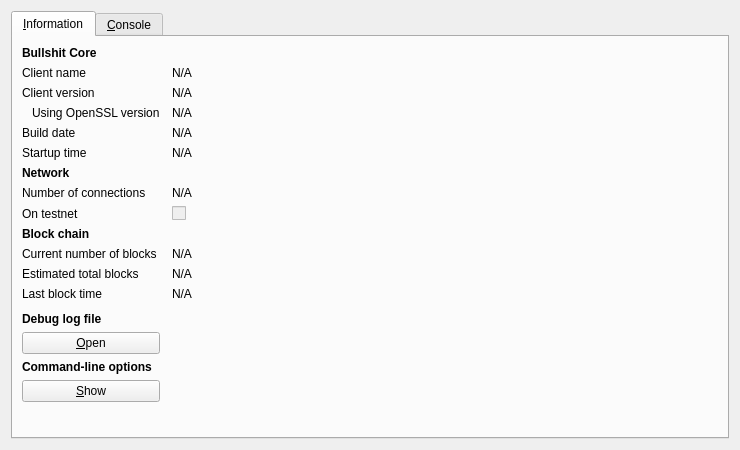
<?xml version="1.0" encoding="UTF-8"?>
<ui version="4.0">
 <class>RPCConsole</class>
 <widget class="QDialog" name="RPCConsole">
  <property name="geometry">
   <rect>
    <x>0</x>
    <y>0</y>
    <width>740</width>
    <height>450</height>
   </rect>
  </property>
  <property name="windowTitle">
   <string>Bullshit - Debug window</string>
  </property>
  <layout class="QVBoxLayout" name="verticalLayout_2">
   <item>
    <widget class="QTabWidget" name="tabWidget">
     <property name="currentIndex">
      <number>0</number>
     </property>
     <widget class="QWidget" name="tab_info">
      <attribute name="title">
       <string>&amp;Information</string>
      </attribute>
      <layout class="QGridLayout" name="gridLayout" columnstretch="0,1">
       <property name="horizontalSpacing">
        <number>12</number>
       </property>
       <item row="0" column="0">
        <widget class="QLabel" name="label_9">
         <property name="font">
          <font>
           <weight>75</weight>
           <bold>true</bold>
          </font>
         </property>
         <property name="text">
          <string>Bullshit Core</string>
         </property>
        </widget>
       </item>
       <item row="1" column="0">
        <widget class="QLabel" name="label_5">
         <property name="text">
          <string>Client name</string>
         </property>
        </widget>
       </item>
       <item row="1" column="1">
        <widget class="QLabel" name="clientName">
         <property name="cursor">
          <cursorShape>IBeamCursor</cursorShape>
         </property>
         <property name="text">
          <string>N/A</string>
         </property>
         <property name="textFormat">
          <enum>Qt::PlainText</enum>
         </property>
         <property name="textInteractionFlags">
          <set>Qt::LinksAccessibleByMouse|Qt::TextSelectableByKeyboard|Qt::TextSelectableByMouse</set>
         </property>
        </widget>
       </item>
       <item row="2" column="0">
        <widget class="QLabel" name="label_6">
         <property name="text">
          <string>Client version</string>
         </property>
        </widget>
       </item>
       <item row="2" column="1">
        <widget class="QLabel" name="clientVersion">
         <property name="cursor">
          <cursorShape>IBeamCursor</cursorShape>
         </property>
         <property name="text">
          <string>N/A</string>
         </property>
         <property name="textFormat">
          <enum>Qt::PlainText</enum>
         </property>
         <property name="textInteractionFlags">
          <set>Qt::LinksAccessibleByMouse|Qt::TextSelectableByKeyboard|Qt::TextSelectableByMouse</set>
         </property>
        </widget>
       </item>
       <item row="3" column="0">
        <widget class="QLabel" name="label_14">
         <property name="text">
          <string>Using OpenSSL version</string>
         </property>
         <property name="indent">
          <number>10</number>
         </property>
        </widget>
       </item>
       <item row="3" column="1">
        <widget class="QLabel" name="openSSLVersion">
         <property name="cursor">
          <cursorShape>IBeamCursor</cursorShape>
         </property>
         <property name="text">
          <string>N/A</string>
         </property>
         <property name="textFormat">
          <enum>Qt::PlainText</enum>
         </property>
         <property name="textInteractionFlags">
          <set>Qt::LinksAccessibleByMouse|Qt::TextSelectableByKeyboard|Qt::TextSelectableByMouse</set>
         </property>
        </widget>
       </item>
       <item row="4" column="0">
        <widget class="QLabel" name="label_12">
         <property name="text">
          <string>Build date</string>
         </property>
        </widget>
       </item>
       <item row="4" column="1">
        <widget class="QLabel" name="buildDate">
         <property name="cursor">
          <cursorShape>IBeamCursor</cursorShape>
         </property>
         <property name="text">
          <string>N/A</string>
         </property>
         <property name="textFormat">
          <enum>Qt::PlainText</enum>
         </property>
         <property name="textInteractionFlags">
          <set>Qt::LinksAccessibleByMouse|Qt::TextSelectableByKeyboard|Qt::TextSelectableByMouse</set>
         </property>
        </widget>
       </item>
       <item row="5" column="0">
        <widget class="QLabel" name="label_13">
         <property name="text">
          <string>Startup time</string>
         </property>
        </widget>
       </item>
       <item row="5" column="1">
        <widget class="QLabel" name="startupTime">
         <property name="cursor">
          <cursorShape>IBeamCursor</cursorShape>
         </property>
         <property name="text">
          <string>N/A</string>
         </property>
         <property name="textFormat">
          <enum>Qt::PlainText</enum>
         </property>
         <property name="textInteractionFlags">
          <set>Qt::LinksAccessibleByMouse|Qt::TextSelectableByKeyboard|Qt::TextSelectableByMouse</set>
         </property>
        </widget>
       </item>
       <item row="6" column="0">
        <widget class="QLabel" name="label_11">
         <property name="font">
          <font>
           <weight>75</weight>
           <bold>true</bold>
          </font>
         </property>
         <property name="text">
          <string>Network</string>
         </property>
        </widget>
       </item>
       <item row="7" column="0">
        <widget class="QLabel" name="label_7">
         <property name="text">
          <string>Number of connections</string>
         </property>
        </widget>
       </item>
       <item row="7" column="1">
        <widget class="QLabel" name="numberOfConnections">
         <property name="cursor">
          <cursorShape>IBeamCursor</cursorShape>
         </property>
         <property name="text">
          <string>N/A</string>
         </property>
         <property name="textFormat">
          <enum>Qt::PlainText</enum>
         </property>
         <property name="textInteractionFlags">
          <set>Qt::LinksAccessibleByMouse|Qt::TextSelectableByKeyboard|Qt::TextSelectableByMouse</set>
         </property>
        </widget>
       </item>
       <item row="8" column="0">
        <widget class="QLabel" name="label_8">
         <property name="text">
          <string>On testnet</string>
         </property>
        </widget>
       </item>
       <item row="8" column="1">
        <widget class="QCheckBox" name="isTestNet">
         <property name="enabled">
          <bool>false</bool>
         </property>
         <property name="text">
          <string/>
         </property>
        </widget>
       </item>
       <item row="9" column="0">
        <widget class="QLabel" name="label_10">
         <property name="font">
          <font>
           <weight>75</weight>
           <bold>true</bold>
          </font>
         </property>
         <property name="text">
          <string>Block chain</string>
         </property>
        </widget>
       </item>
       <item row="10" column="0">
        <widget class="QLabel" name="label_3">
         <property name="text">
          <string>Current number of blocks</string>
         </property>
        </widget>
       </item>
       <item row="10" column="1">
        <widget class="QLabel" name="numberOfBlocks">
         <property name="cursor">
          <cursorShape>IBeamCursor</cursorShape>
         </property>
         <property name="text">
          <string>N/A</string>
         </property>
         <property name="textFormat">
          <enum>Qt::PlainText</enum>
         </property>
         <property name="textInteractionFlags">
          <set>Qt::LinksAccessibleByMouse|Qt::TextSelectableByKeyboard|Qt::TextSelectableByMouse</set>
         </property>
        </widget>
       </item>
       <item row="11" column="0">
        <widget class="QLabel" name="label_4">
         <property name="text">
          <string>Estimated total blocks</string>
         </property>
        </widget>
       </item>
       <item row="11" column="1">
        <widget class="QLabel" name="totalBlocks">
         <property name="cursor">
          <cursorShape>IBeamCursor</cursorShape>
         </property>
         <property name="text">
          <string>N/A</string>
         </property>
         <property name="textFormat">
          <enum>Qt::PlainText</enum>
         </property>
         <property name="textInteractionFlags">
          <set>Qt::LinksAccessibleByMouse|Qt::TextSelectableByKeyboard|Qt::TextSelectableByMouse</set>
         </property>
        </widget>
       </item>
       <item row="12" column="0">
        <widget class="QLabel" name="label_2">
         <property name="text">
          <string>Last block time</string>
         </property>
        </widget>
       </item>
       <item row="12" column="1">
        <widget class="QLabel" name="lastBlockTime">
         <property name="cursor">
          <cursorShape>IBeamCursor</cursorShape>
         </property>
         <property name="text">
          <string>N/A</string>
         </property>
         <property name="textFormat">
          <enum>Qt::PlainText</enum>
         </property>
         <property name="textInteractionFlags">
          <set>Qt::LinksAccessibleByMouse|Qt::TextSelectableByKeyboard|Qt::TextSelectableByMouse</set>
         </property>
        </widget>
       </item>
       <item row="13" column="0">
        <spacer name="verticalSpacer_2">
         <property name="orientation">
          <enum>Qt::Vertical</enum>
         </property>
         <property name="sizeHint" stdset="0">
          <size>
           <width>20</width>
           <height>20</height>
          </size>
         </property>
        </spacer>
       </item>
       <item row="14" column="0">
        <widget class="QLabel" name="labelDebugLogfile">
         <property name="font">
          <font>
           <weight>75</weight>
           <bold>true</bold>
          </font>
         </property>
         <property name="text">
          <string>Debug log file</string>
         </property>
        </widget>
       </item>
       <item row="15" column="0">
        <widget class="QPushButton" name="openDebugLogfileButton">
         <property name="toolTip">
          <string>Open the Bullshit debug log file from the current data directory. This can take a few seconds for large log files.</string>
         </property>
         <property name="text">
          <string>&amp;Open</string>
         </property>
         <property name="autoDefault">
          <bool>false</bool>
         </property>
        </widget>
       </item>
       <item row="16" column="0">
        <widget class="QLabel" name="labelCLOptions">
         <property name="font">
          <font>
           <weight>75</weight>
           <bold>true</bold>
          </font>
         </property>
         <property name="text">
          <string>Command-line options</string>
         </property>
        </widget>
       </item>
       <item row="17" column="0">
        <widget class="QPushButton" name="showCLOptionsButton">
         <property name="toolTip">
          <string>Show the Bullshit-Qt help message to get a list with possible Bullshit command-line options.</string>
         </property>
         <property name="text">
          <string>&amp;Show</string>
         </property>
         <property name="autoDefault">
          <bool>false</bool>
         </property>
        </widget>
       </item>
       <item row="18" column="0">
        <spacer name="verticalSpacer">
         <property name="orientation">
          <enum>Qt::Vertical</enum>
         </property>
         <property name="sizeHint" stdset="0">
          <size>
           <width>20</width>
           <height>40</height>
          </size>
         </property>
        </spacer>
       </item>
      </layout>
     </widget>
     <widget class="QWidget" name="tab_console">
      <attribute name="title">
       <string>&amp;Console</string>
      </attribute>
      <layout class="QVBoxLayout" name="verticalLayout_3">
       <property name="spacing">
        <number>3</number>
       </property>
       <item>
        <widget class="QTextEdit" name="messagesWidget">
         <property name="minimumSize">
          <size>
           <width>0</width>
           <height>100</height>
          </size>
         </property>
         <property name="readOnly">
          <bool>true</bool>
         </property>
         <property name="tabKeyNavigation" stdset="0">
          <bool>false</bool>
         </property>
         <property name="columnCount" stdset="0">
          <number>2</number>
         </property>
        </widget>
       </item>
       <item>
        <layout class="QHBoxLayout" name="horizontalLayout">
         <property name="spacing">
          <number>3</number>
         </property>
         <item>
          <widget class="QLabel" name="label">
           <property name="text">
            <string notr="true">&gt;</string>
           </property>
          </widget>
         </item>
         <item>
          <widget class="QLineEdit" name="lineEdit"/>
         </item>
         <item>
          <widget class="QPushButton" name="clearButton">
           <property name="maximumSize">
            <size>
             <width>24</width>
             <height>24</height>
            </size>
           </property>
           <property name="toolTip">
            <string>Clear console</string>
           </property>
           <property name="text">
            <string/>
           </property>
           <property name="icon">
            <iconset resource="../bitcoin.qrc">
             <normaloff>:/icons/remove</normaloff>:/icons/remove</iconset>
           </property>
           <property name="shortcut">
            <string notr="true">Ctrl+L</string>
           </property>
           <property name="autoDefault">
            <bool>false</bool>
           </property>
          </widget>
         </item>
        </layout>
       </item>
      </layout>
     </widget>
    </widget>
   </item>
  </layout>
 </widget>
 <resources>
  <include location="../bitcoin.qrc"/>
 </resources>
 <connections/>
</ui>
